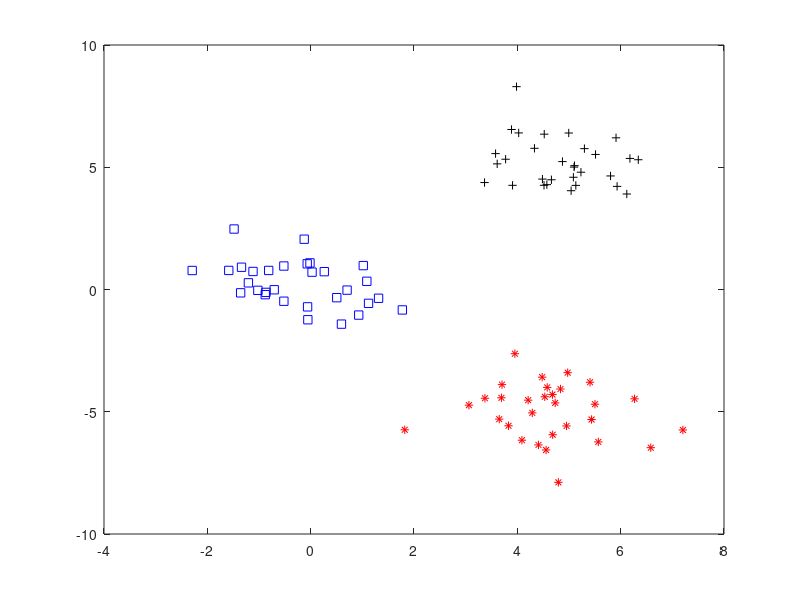

MATLAB code to generate this figure: (Note: this script raises an error after producing the figure.)
clear all;
n=30;
% x1=randn(n,2);
load('analysis_muti_x1.mat');
% x2=5+randn(n,2);
load('analysis_muti_x2.mat');
% x3=randn(n,2);
% x3=[x3(:,1)+5, x3(:,2)-5];
load('analysis_muti_x3.mat');

figure;
plot(x1(:,1),x1(:,2),'bs',x2(:,1),x2(:,2),'k+',x3(:,1),x3(:,2),'r*');
hold on;
X_12=[x1;x2];
X_13=[x1;x3];
X_23=[x2;x3];
Y_all=[ones(n,1);-ones(n,1)];
C=1;
svm_12=SVM_train(X_12,Y_all,C,'linear','smo');
svm_13=SVM_train(X_13,Y_all,C,'linear','smo');
svm_23=SVM_train(X_23,Y_all,C,'linear','smo');

%test the data
[x_test1,x_test2] = meshgrid(-8:0.05:8,-8:0.05:8);
[rows,cols] = size(x_test1);
nt = rows*cols;
Xt = [reshape(x_test1,1,nt)',reshape(x_test2,1,nt)'];

%classify 1 and 2
w_12 = (svm_12.alpha_sv'.*svm_12.Y_sv')*kernel('linear',svm_12.X_sv,Xt);
result_12 = w_12 + svm_12.b;
Y_est12 = sign(result_12);
Yd_12 = reshape(Y_est12,rows,cols);


%classify 1 and 3
w_13 = (svm_13.alpha_sv'.*svm_13.Y_sv')*kernel('linear',svm_13.X_sv,Xt);
result_13 = w_13 + svm_13.b;
Y_est13 = sign(result_13);
Yd_13 = reshape(Y_est13,rows,cols);


%classify 2 and 3
w_23 = (svm_23.alpha_sv'.*svm_23.Y_sv')*kernel('linear',svm_23.X_sv,Xt);
result_23 = w_23 + svm_23.b;
Y_est23 = sign(result_23);
Yd_23 = reshape(Y_est23,rows,cols);

contour(x_test1,x_test2,Yd_13,[0,0],'ShowText','off');
contour(x_test1,x_test2,Yd_12,[0,0],'ShowText','off');
contour(x_test1,x_test2,Yd_23,[0,0],'ShowText','off');


